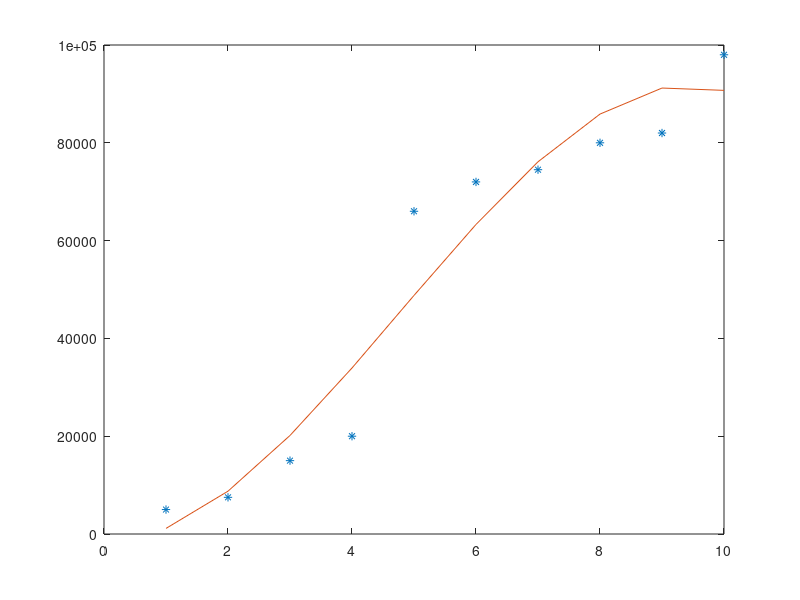

MATLAB code for this plot:
careerYear = [1 2 3 4 5 6 7 8 9 10]';
incomeUSD = [5000 7500 15000 20000 66000 72000 74500 80000 82000 98000]';

plot(careerYear, incomeUSD, '*')

[p, S, mu] = polyfit(careerYear, incomeUSD, 3);

f = polyval(p, careerYear, S, mu);
hold on
plot(careerYear, f)
hold off

s = sprintf('y = (%.1f) x^3 + (%.1f) x^2 + (%.1f) x + (%.1f)',p(1),p(2),p(3),p(4));
disp('Formula: ')
disp(s)

prediction = (p(1)*15^3) + (p(2)*15^3) + (p(3)*15) + p(4);
disp('Prediction at 15 years: ');
disp(prediction);
